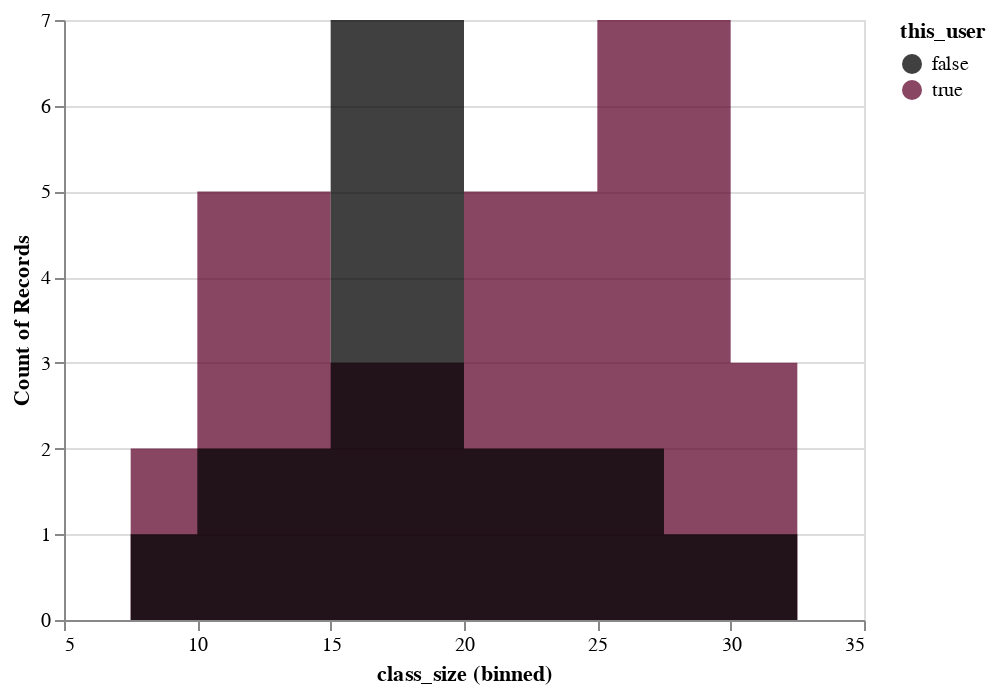

Notebook cell for this chart:
### Code cell
import altair as alt

alt.Chart(dat).mark_area(
    opacity=0.75,
    interpolate='step'
).encode(
    alt.X("class_size:Q", bin=alt.Bin(maxbins=12)),
    alt.Y('count()', stack=None),
    alt.Color(
        'this_user',
        scale=alt.Scale(range=['#000000', '#62092f'])
    )
)

### Figure 1 — Vega-Lite specification as saved in the notebook (floating-point values rounded to 4 significant figures)
{"$schema": "https://vega.github.io/schema/vega-lite/v2.6.0.json", "config": {"view": {"height": 300, "width": 400}}, "data": {"name": "data-047c23b5429e1728ec758d30e92f1c8b"}, "datasets": {"data-047c23b5429e1728ec758d30e92f1c8b": [{"class_size": 21, "this_user": true}, {"class_size": 30, "this_user": true}, {"class_size": 12, "this_user": true}, {"class_size": 29, "this_user": true}, {"class_size": 5, "this_user": true}, {"class_size": 16, "this_user": false}, {"class_size": 5, "this_user": false}, {"class_size": 16, "this_user": false}, {"class_size": 16, "this_user": false}, {"class_size": 7, "this_user": true}, {"class_size": 10, "this_user": true}, {"class_size": 27, "this_user": true}, {"class_size": 10, "this_user": true}, {"class_size": 10, "this_user": true}, {"class_size": 24, "this_user": true}, {"class_size": 24, "this_user": true}, {"class_size": 19, "this_user": true}, {"class_size": 34, "this_user": false}, {"class_size": 29, "this_user": true}, {"class_size": 17, "this_user": true}, {"class_size": 15, "this_user": true}, {"class_size": 30, "this_user": true}, {"class_size": 15, "this_user": false}, {"class_size": 24, "this_user": false}, {"class_size": 16, "this_user": false}, {"class_size": 30, "this_user": true}, {"class_size": 28, "this_user": true}, {"class_size": 28, "this_user": true}, {"class_size": 29, "this_user": true}, {"class_size": 26, "this_user": true}, {"class_size": 23, "this_user": false}, {"class_size": 23, "this_user": true}, {"class_size": 17, "this_user": false}, {"class_size": 10, "this_user": false}, {"class_size": 12, "this_user": true}, {"class_size": 23, "this_user": true}, {"class_size": 18, "this_user": false}, {"class_size": 13, "this_user": false}]}, "encoding": {"color": {"field": "this_user", "scale": {"range": ["#000000", "#62092f"]}, "type": "nominal"}, "x": {"bin": {"maxbins": 12}, "field": "class_size", "type": "quantitative"}, "y": {"aggregate": "count", "stack": null, "type": "quantitative"}}, "mark": {"interpolate": "step", "opacity": 0.75, "type": "area"}}
